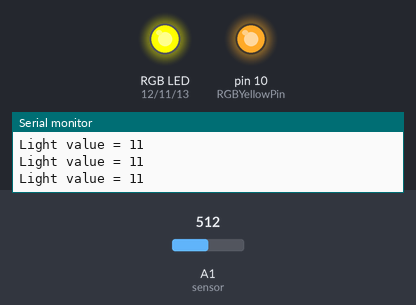
Bench run of a sketch on a simulated Arduino Uno, built with avr-gcc and run on an emulated ATmega328P. On the bench: an RGB LED mixed from three pins (HIGH = lit), output pins drawn as LEDs (lit = HIGH), the last lines printed to the serial monitor. The inputs (shaded band) are chosen by the test bench; at power-on: A1 (sensor) = 512.

Above: at 1.2 s.
1.3 s: A1 (sensor) set to 559
At 2.4 s:
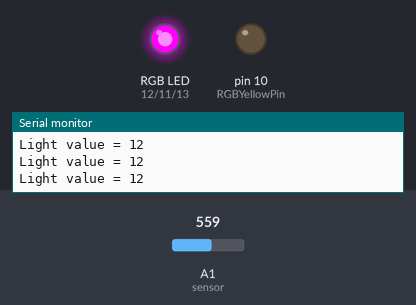
2.8 s: A1 (sensor) set to 601
At 3.4 s:
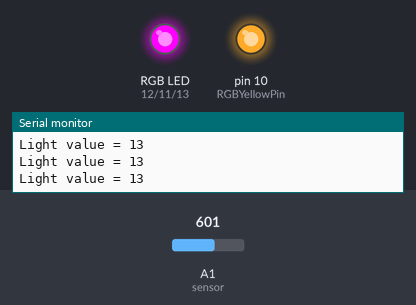
4.3 s: A1 (sensor) set to 306
At 5.5 s:
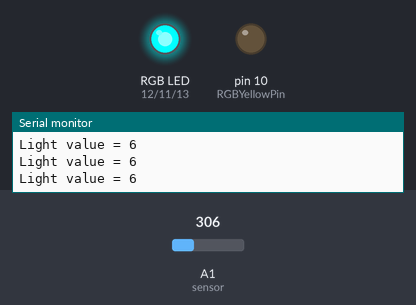
5.8 s: A1 (sensor) set to 283
7.3 s: A1 (sensor) set to 265
At 8.5 s:
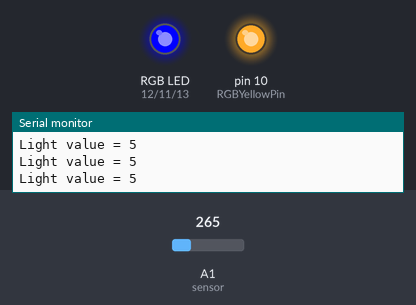
8.8 s: A1 (sensor) set to 716
At 9.9 s:
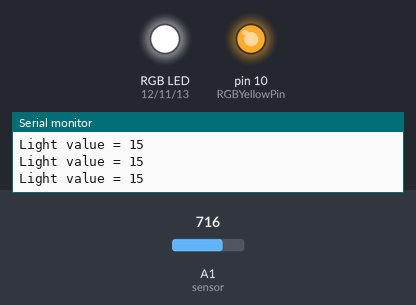
Timing chart, 0 to 11.3 s (numbered marks = the images above; inputs shaded):
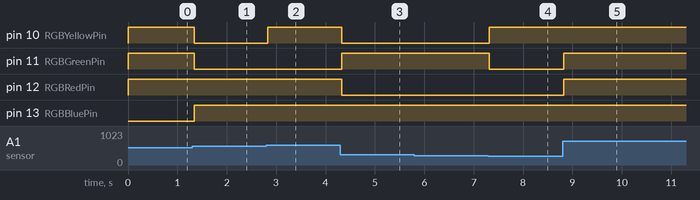

The sketch:

lab_4_level_41.ino
```cpp
//LEVEL 3
//LAB 4
//NAME: pranav bhavsar
//date: 2023-02-02
int RGBYellowPin=10;
int RGBGreenPin=11;
int RGBRedPin=12;
int RGBBluePin=13;

int sensor=A1;
int data=0;

void setup(){

 pinMode(RGBRedPin, OUTPUT);
 pinMode(RGBBluePin, OUTPUT);
 pinMode(RGBGreenPin, OUTPUT);
 pinMode(RGBYellowPin, OUTPUT);
 pinMode(sensor, INPUT);
 Serial.begin(9600);
}

void loop() //The loop function runs forever.
{
data = analogRead(sensor);
data = map(data,6,679,0,15);
Serial.print("Light value = ");
Serial.println(data); //Print the data to the serial port.


  if (data >= 8){ // RED led
    digitalWrite(RGBRedPin, HIGH);
    data=data-8;
  }
  else {
    digitalWrite(RGBRedPin, LOW);
  }


  if (data >= 4) { // BLUE led
    digitalWrite(RGBBluePin, HIGH);
    data=data-4;
  }
  else {
    digitalWrite(RGBBluePin, LOW);
  }


  if (data >= 2) { // GREEN led
    digitalWrite(RGBGreenPin, HIGH);
    data=data-2;
  }
  else {
    digitalWrite(RGBGreenPin, LOW);
  }


  if (data >= 1) { // yellow led
    digitalWrite(RGBYellowPin, HIGH);
    data=data-1;
  }
  else {
    digitalWrite(RGBYellowPin, LOW);
  }

}
```

Measured:
- the behaviour switches between 544 and 545 on A1 (sensor) (found by bisection; images 0 and 1)
- the behaviour switches between 589 and 590 on A1 (sensor) (found by bisection; images 1 and 2)
- the behaviour switches between 276 and 275 on A1 (sensor) (found by bisection; images 3 and 4)
- after the input at 1.3 s, pin 10 (RGBYellowPin), pin 11 (RGBGreenPin): HIGH → LOW at once; pin 13 (RGBBluePin): LOW → HIGH at once
- after the input at 2.8 s, pin 10 (RGBYellowPin): LOW → HIGH at once
- after the input at 4.3 s, pin 10 (RGBYellowPin), pin 12 (RGBRedPin): HIGH → LOW at once; pin 11 (RGBGreenPin): LOW → HIGH at once
- after the input at 7.3 s, pin 10 (RGBYellowPin): LOW → HIGH at once; pin 11 (RGBGreenPin): HIGH → LOW at once
- after the input at 8.8 s, pin 11 (RGBGreenPin), pin 12 (RGBRedPin): LOW → HIGH at once
